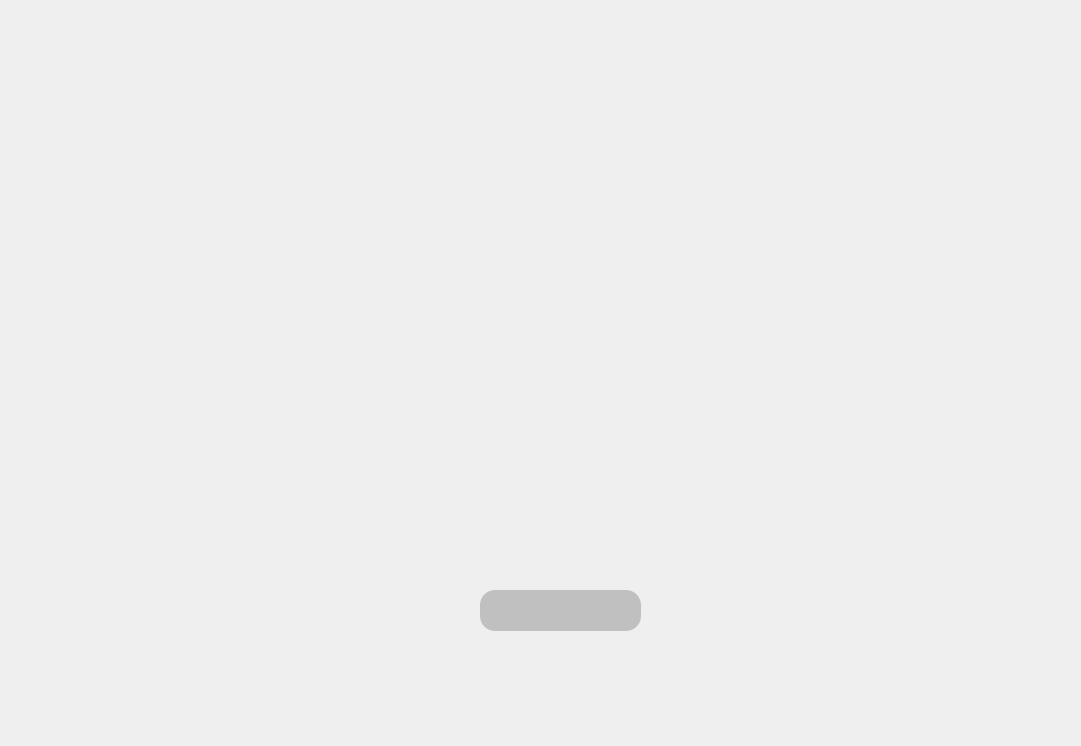
<?xml version="1.0" encoding="UTF-8"?>
<ui version="4.0">
 <class>MoDau</class>
 <widget class="QWidget" name="MoDau">
  <property name="geometry">
   <rect>
    <x>0</x>
    <y>0</y>
    <width>1081</width>
    <height>746</height>
   </rect>
  </property>
  <property name="windowTitle">
   <string>Form</string>
  </property>
  <property name="styleSheet">
   <string notr="true">QWidget#MoDau{
border-image: url(:/newPrefix/Images/main.png);
}
QPushButton{
background-color: rgba(0,0,0,50);
border-radius: 15px;
}
QPushButton:hover{
background-color: rgba(0,0,0,30);
}</string>
  </property>
  <widget class="QPushButton" name="btnNext">
   <property name="geometry">
    <rect>
     <x>480</x>
     <y>590</y>
     <width>161</width>
     <height>41</height>
    </rect>
   </property>
   <property name="text">
    <string/>
   </property>
  </widget>
 </widget>
 <resources>
  <include location="src.qrc"/>
 </resources>
 <connections/>
</ui>
